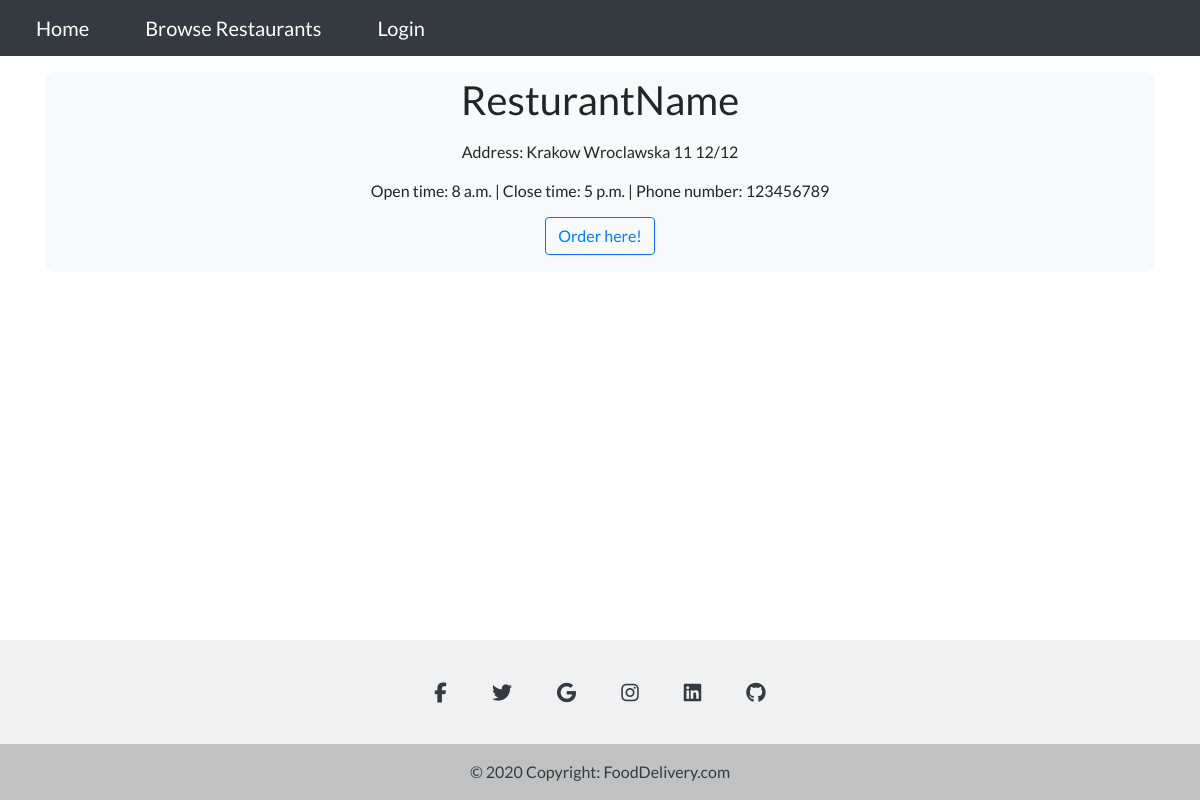
The page /orderManagement/browseRestaurants/ on the database its author committed.
### Users/models.py (models this page shows)
class Restaurants(models.Model):
    user = models.ForeignKey(User, on_delete=models.CASCADE)
    restaurant_name = models.CharField(max_length=50)
    address = models.ForeignKey(Address, on_delete=models.CASCADE)
    phone_number = models.CharField(max_length=9)
    NIP = models.CharField(max_length=12)
    open_time = models.TimeField()
    close_time = models.TimeField()
    latitude = models.CharField(max_length= 100,default = "0.0")
    longitude = models.CharField(max_length = 100, default = "0.0")

class Address(models.Model):
    city = models.CharField(max_length=50)
    street = models.CharField(max_length=100)
    building_number = models.IntegerField()
    flat_number = models.IntegerField(blank=True)

### OrderManagement/views.py (the view)
# urls.py: path('browseRestaurants/',OrderManagement_views.browse_restaurants,name = 'browseRestaurants'),
def browse_restaurants(request):
    restaurants = Restaurants.objects.all()
    args = {'restaurants':restaurants}
    return render(request,'OrderManagement/browseRestaurants.html',args)

### OrderManagement/templates/OrderManagement/browseRestaurants.html
{% extends "Home/base.html" %}
{% block content %}
<div class="container mx-auto text-center mt-3">
{% for restaurant in restaurants %}
<div class="container mt-3 bg-light text-center" style="height: 200px; border-radius: 10px;">
    <div class="p-1" style="margin-top: 12px; font-size: 24px;">
        <span class="h1">{{restaurant.restaurant_name}}
    </div>
    <div class="" style="margin-top: 12px;">
        Address: {{restaurant.address.city}} {{restaurant.address.street}} {{restaurant.address.building_number}}/{{restaurant.address.building_number}}
    </div>
    <div class="" style="margin-top: 15px;">
        Open time: {{restaurant.open_time}}  |  Close time: {{restaurant.close_time}}  |  Phone number: {{restaurant.phone_number}}
    </div>
    <div class="" style="margin-top: 12px; font-size: 24px;">
        <a href = "{% url 'restaurantPage' restaurant.id %}" class="btn btn-outline-primary">Order here!</a>
    </div>
</div>
{% endfor %}
</div>
<div style="height: 200px;"></div>
{% endblock content %}

### Home/static/Home/style.css (style rules this page uses)
body { font-family: 'Lato', sans-serif; }

### rows shown on the page
Restaurants: restaurant_name "ResturantName", address.city "Krakow", address.street "Wroclawska 11", address.building_number "12", open_time "8 a.m.", close_time "5 p.m.", phone_number "123456789"
